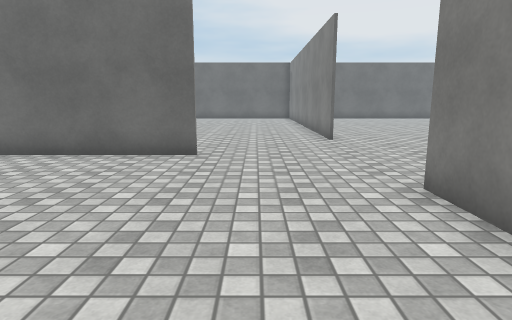
view 1 (above)

16 first-person views from a walk through a Unity game level. The camera is 1.2 m above the floor, tilts 10° down and sees 75° across. The floor is counted in squares, 1 m on a side. Each view is taken from the middle of a square. On the plan, view 1 faces up. The plan holds only what a view shows up to about 14 squares ahead; the rest is blank. The place goes on beyond the plan. Surface patterns are stand-ins for the level's own textures.

view 2
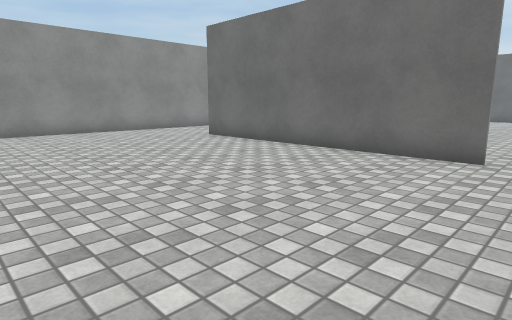

view 3
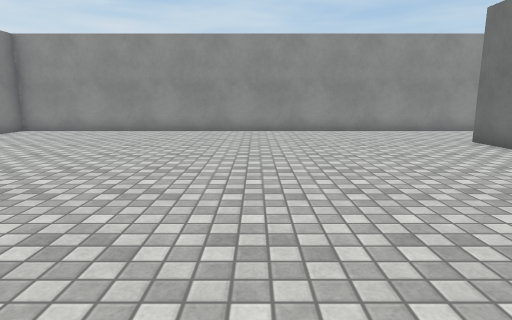

view 4
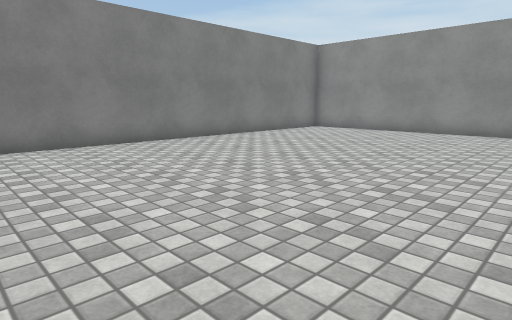

view 5
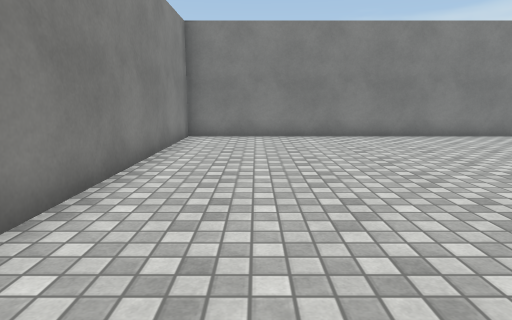

view 6
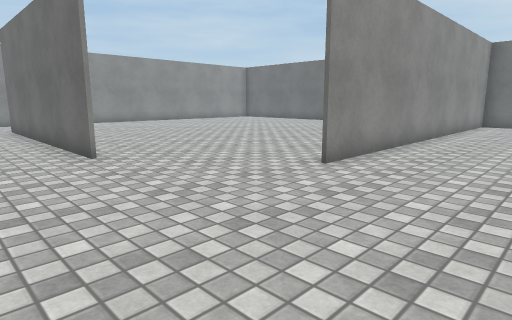

view 7
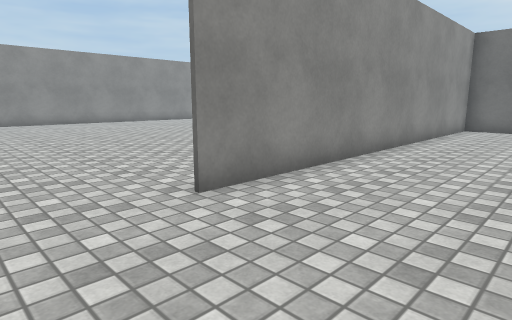

view 8
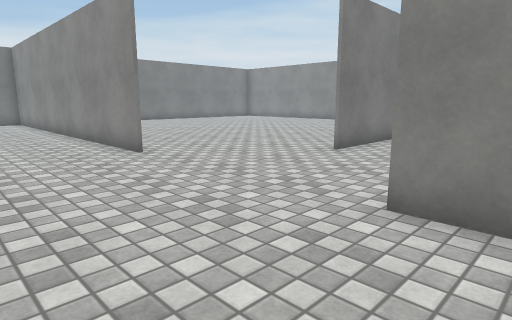

view 9
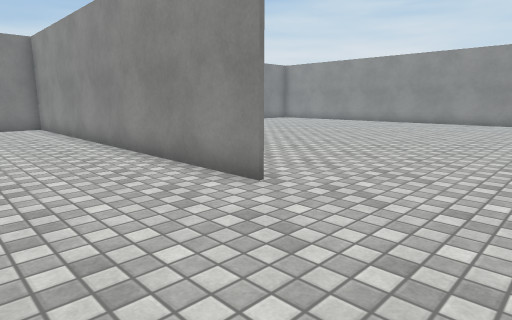

view 10
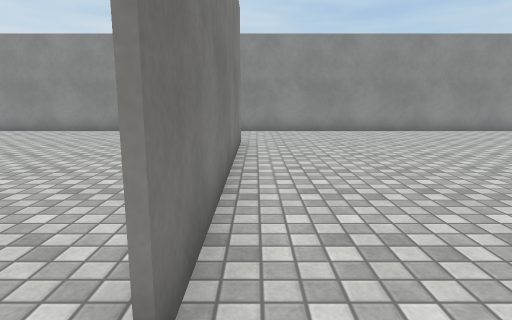

view 11
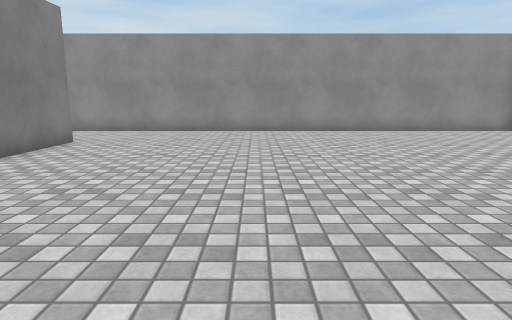

view 12
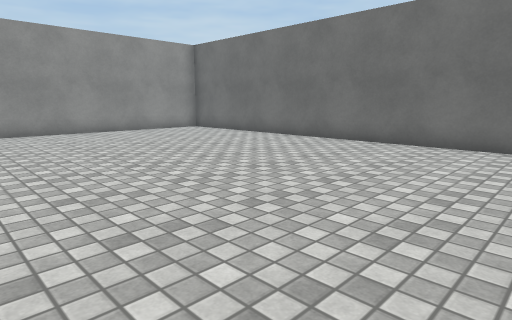

view 13
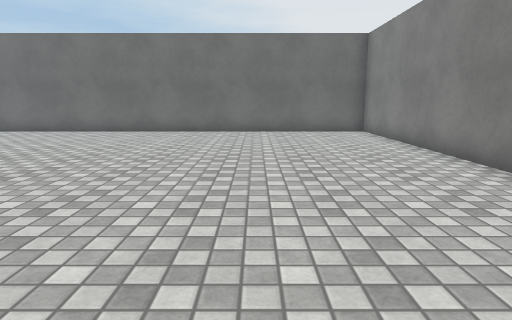

view 14
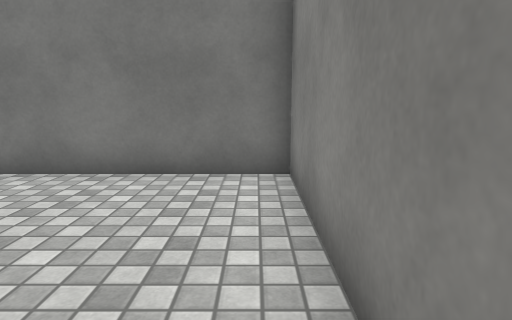

view 15
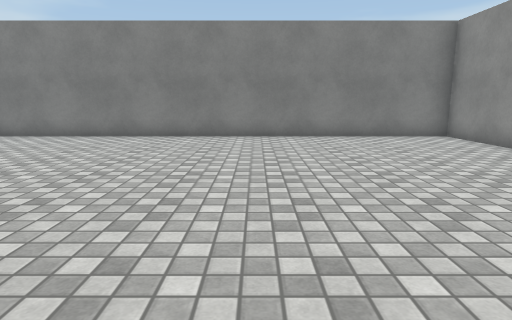

view 16
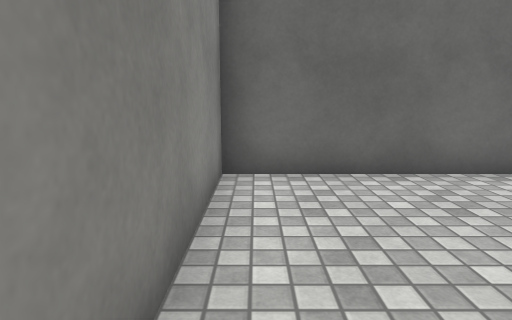

### Floor plan
Points are (right, up) in squares from view 1. A wall is a line through its corners. A room is listed if a view was taken in it or the views show most of it. See-through windows are left out.
Room 1 (views 1, 2, 3, 4, 5, 6, 7, 8, 9, 10, 14, 15, 16)
walls: (2.3, 2.9) (2.3, 4.5); (2.4, 4.6) (2.4, -8.5); (-1.2, 7.5) (-10, 7.5); (-10, 7.6) (-8.5, 7.6); (2.3, -8.5) (2.3, 0.1); (-13.6, 8.5) (-13.6, -8.4) (6.5, -8.4); (2.4, 23.5) (2.4, 10.5); (6.5, 23.5) (2, 23.5)
ways out: opening at (-11, 8) to room 2; opening at (0.8, 8.4) to room 2
Room 2 (views 11, 12, 13)
walls: (-8.5, 7.6) (-1.2, 7.6); (2.3, 10.5) (2.3, 23.5); (-13.6, 23.4) (-13.6, 8.5); (2, 23.5) (-12.4, 23.5)
ways out: opening at (-11, 8) to room 1; opening at (0.8, 8.4) to room 1

Where each view was taken, in squares from view 1:
view 1: 0 up, 0 right, facing up
view 2: 0 up, 0 right, facing up-left
view 3: 1 up, 0 right, facing left
view 4: 1 up, 0 right, facing down-left
view 5: 3 up, 0 right, facing down
view 6: 5 up, 6 right, facing up-left
view 7: 8 up, 6 right, facing up-left
view 8: 12 up, 6 right, facing down-left
view 9: 8 up, 6 right, facing down-left
view 10: 8 up, 0 right, facing left
view 11: 13 up, 0 right, facing left
view 12: 14 up, 0 right, facing up-left
view 13: 10 up, 2 left, facing up
view 14: 3 down, 3 right, facing down
view 15: 3 up, 7 left, facing down
view 16: 18 up, 3 right, facing up
